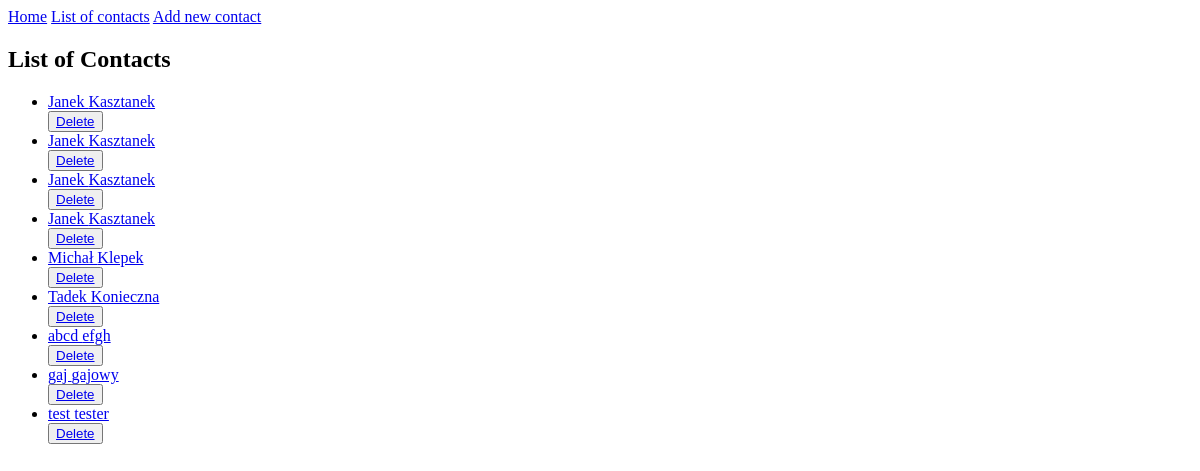
The page /phonebookapp/contacts/ on the database as committed earlier.
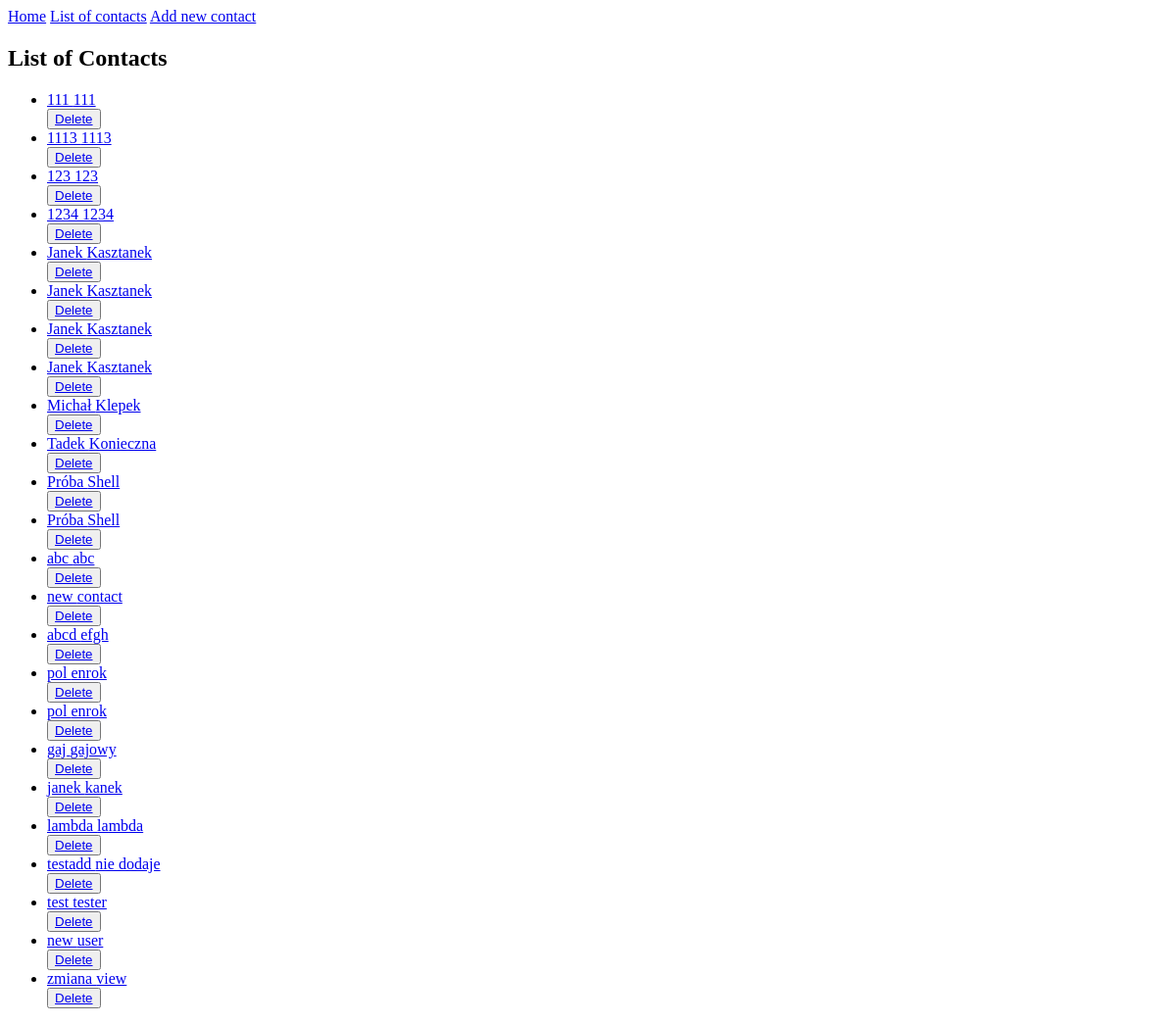
The same page on the database as committed later.
### PhonebookApp/models.py (models this page shows, shortened)
class Person(models.Model):
    name = models.CharField('Name', max_length=50)
    surname = models.CharField('Surname', max_length=50)

### PhonebookApp/views.py (the view)
# urls.py: path('contacts/', views.contact_list, name='contact-list'),
def contact_list(request):
    contacts = Person.objects.order_by('surname')
    return render(request, 'contact_list.html', {'contacts': contacts})

### templates/contact_list.html (shortened to what this page needs)
{% extends 'base.html' %}
{% block content %}
{% if contacts %}
    <h2>List of Contacts</h2>
    <ul>
    {% for person in contacts %}
        <li><a href="/phonebookapp/{{ person.id }}/">{{ person.name }} {{ person.surname }}</a></li>
        <button type="button">
            <a href="{% url "delete" person.id %}">Delete</a>
        </button>
    {% endfor %}
    </ul>
    {% else %}
    <p>There is no contacts in phonebook</p>
{% endif %}
{% endblock %}

### templates/base.html (shortened to what this page needs)
<!DOCTYPE html>
<html lang="en">
<head>
</head>
<body>
  <nav>
    <a href="{% url "home" %}">Home</a>
    <a href="{% url "contact-list" %}">List of contacts</a>
    <a href="{% url "add" %}">Add new contact</a>
  </nav>
  {% block content %}
  {% endblock %}
</body>
</html>

Rows that differ between the two databases and show on the page:
added Person: name "111", surname "111"
added Person: name "1113", surname "1113"
added Person: name "123", surname "123"
added Person: name "1234", surname "1234"
added Person: name "Próba", surname "Shell"
added Person: name "Próba", surname "Shell"
added Person: name "abc", surname "abc"
added Person: name "new", surname "contact"
added Person: name "pol", surname "enrok"
added Person: name "pol", surname "enrok"
added Person: name "janek", surname "kanek"
added Person: name "lambda", surname "lambda"
added Person: name "testadd", surname "nie dodaje"
added Person: name "new", surname "user"
added Person: name "zmiana", surname "view"
